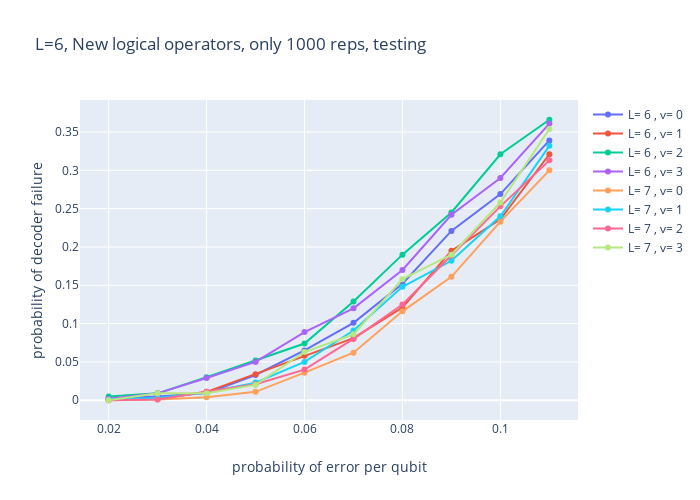

Notebook cell for this chart:
### Code cell
x = list(np.arange(0.02, 0.12, 0.01))
y = {(6, 0): [0.002, 0.005, 0.009, 0.033, 0.065, 0.101, 0.152, 0.221, 0.269, 0.339], (6, 1): [0.001, 0.002, 0.011, 0.034, 0.058, 0.081, 0.121, 0.195, 0.236, 0.321], (6, 2): [0.005, 0.009, 0.03, 0.052, 0.074, 0.129, 0.19, 0.245, 0.321, 0.366], (6, 3): [0.002, 0.009, 0.029, 0.05, 0.089, 0.12, 0.17, 0.242, 0.29, 0.361], (7, 0): [0.0, 0.001, 0.004, 0.011, 0.036, 0.062, 0.116, 0.161, 0.233, 0.3], (7, 1): [0.001, 0.003, 0.01, 0.023, 0.05, 0.091, 0.148, 0.182, 0.24, 0.332], (7, 2): [0.0, 0.001, 0.011, 0.021, 0.04, 0.08, 0.125, 0.189, 0.253, 0.313], (7, 3): [0.0, 0.009, 0.009, 0.02, 0.063, 0.086, 0.158, 0.19, 0.258, 0.354]}
plot_plotly_both(x, y, [6, 7], [0, 1, 2, 3], 'L=6, New logical operators, only 1000 reps, testing')

### Figure 1 — Plotly figure (JSON) as saved in the notebook; plotly's stock layout.template omitted (floating-point values rounded to 4 significant figures)
{"data": [{"mode": "lines+markers", "name": "L= 6 , v= 0", "type": "scatter", "x": [0.02, 0.03, 0.04, 0.05, 0.06, 0.07, 0.08, 0.09, 0.1, 0.11], "y": [0.002, 0.005, 0.009, 0.033, 0.065, 0.101, 0.152, 0.221, 0.269, 0.339]}, {"mode": "lines+markers", "name": "L= 6 , v= 1", "type": "scatter", "x": [0.02, 0.03, 0.04, 0.05, 0.06, 0.07, 0.08, 0.09, 0.1, 0.11], "y": [0.001, 0.002, 0.011, 0.034, 0.058, 0.081, 0.121, 0.195, 0.236, 0.321]}, {"mode": "lines+markers", "name": "L= 6 , v= 2", "type": "scatter", "x": [0.02, 0.03, 0.04, 0.05, 0.06, 0.07, 0.08, 0.09, 0.1, 0.11], "y": [0.005, 0.009, 0.03, 0.052, 0.074, 0.129, 0.19, 0.245, 0.321, 0.366]}, {"mode": "lines+markers", "name": "L= 6 , v= 3", "type": "scatter", "x": [0.02, 0.03, 0.04, 0.05, 0.06, 0.07, 0.08, 0.09, 0.1, 0.11], "y": [0.002, 0.009, 0.029, 0.05, 0.089, 0.12, 0.17, 0.242, 0.29, 0.361]}, {"mode": "lines+markers", "name": "L= 7 , v= 0", "type": "scatter", "x": [0.02, 0.03, 0.04, 0.05, 0.06, 0.07, 0.08, 0.09, 0.1, 0.11], "y": [0, 0.001, 0.004, 0.011, 0.036, 0.062, 0.116, 0.161, 0.233, 0.3]}, {"mode": "lines+markers", "name": "L= 7 , v= 1", "type": "scatter", "x": [0.02, 0.03, 0.04, 0.05, 0.06, 0.07, 0.08, 0.09, 0.1, 0.11], "y": [0.001, 0.003, 0.01, 0.023, 0.05, 0.091, 0.148, 0.182, 0.24, 0.332]}, {"mode": "lines+markers", "name": "L= 7 , v= 2", "type": "scatter", "x": [0.02, 0.03, 0.04, 0.05, 0.06, 0.07, 0.08, 0.09, 0.1, 0.11], "y": [0, 0.001, 0.011, 0.021, 0.04, 0.08, 0.125, 0.189, 0.253, 0.313]}, {"mode": "lines+markers", "name": "L= 7 , v= 3", "type": "scatter", "x": [0.02, 0.03, 0.04, 0.05, 0.06, 0.07, 0.08, 0.09, 0.1, 0.11], "y": [0, 0.009, 0.009, 0.02, 0.063, 0.086, 0.158, 0.19, 0.258, 0.354]}], "layout": {"autosize": false, "height": 500, "title": {"text": "L=6, New logical operators, only 1000 reps, testing"}, "width": 700, "xaxis": {"title": {"text": "probability of error per qubit"}}, "yaxis": {"title": {"text": "probability of decoder failure"}}}}
